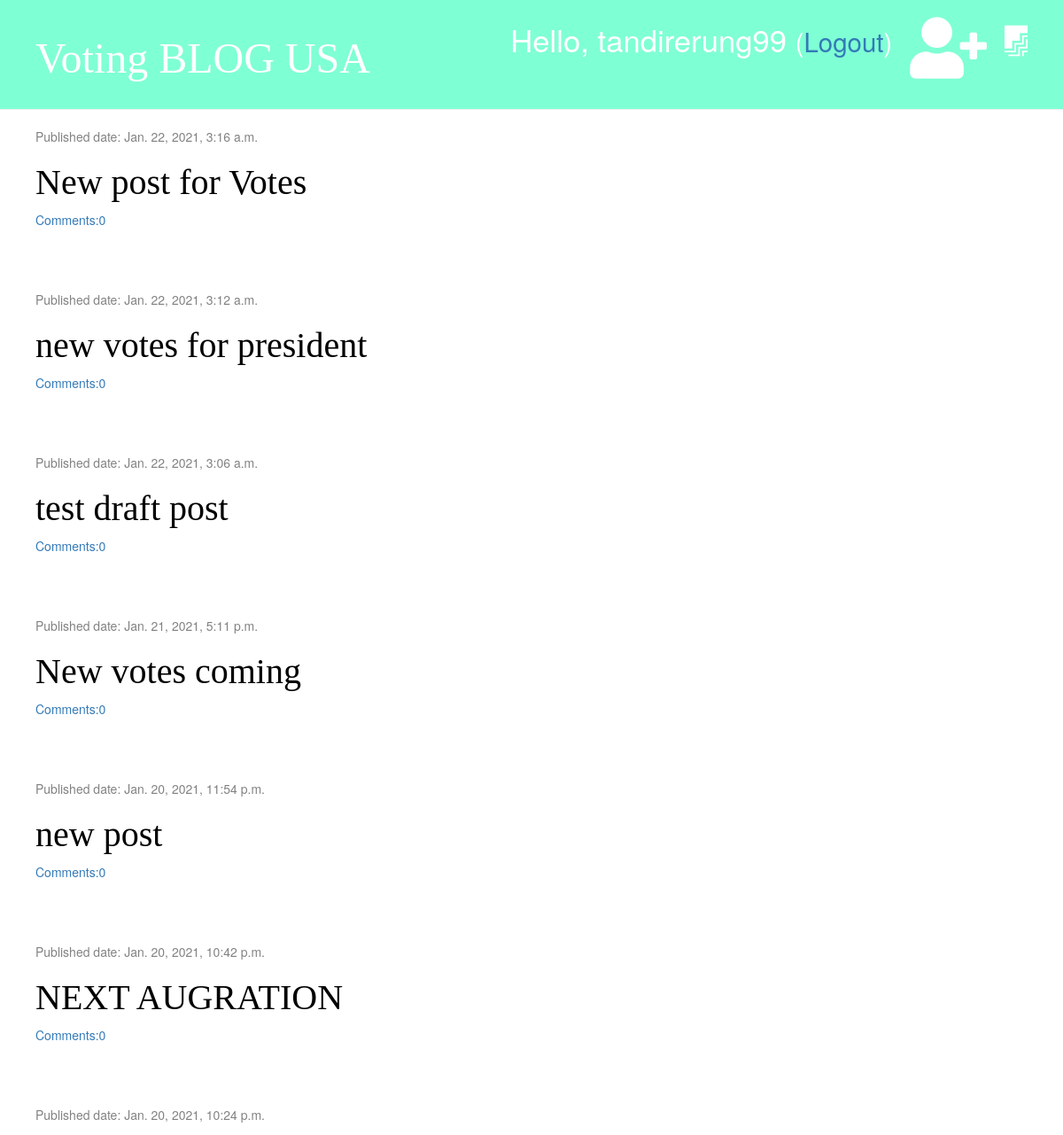
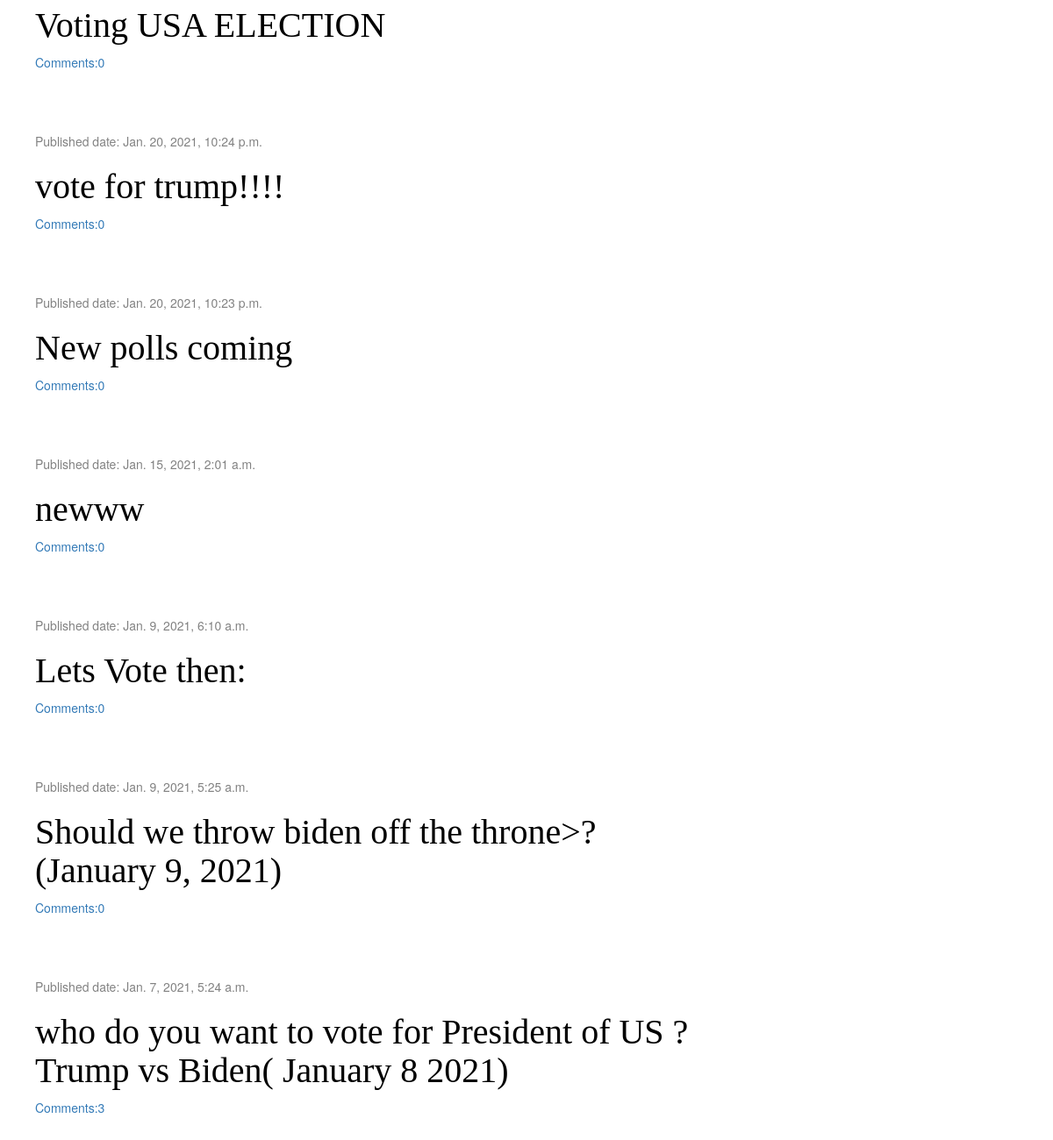
Screenshot of / (signed in) with the database file from the repository (2 pictures, top to bottom).
### blog/models.py (models this page shows, shortened)
class Post(models.Model):
    author = models.ForeignKey('auth.User', on_delete=models.CASCADE)
    title = models.CharField(max_length=288)
    text = models.TextField()
    created_date = models.DateTimeField(default=timezone.now)
    published_date = models.DateTimeField(blank=True, null=True)
    def approved_comments(self):
        return self.comments.filter(approved=True)

### blog/views.py (the view)
# urls.py: path('', views.post_list, name='post_list'),  # it will go here post_list.html
def post_list(request):
    posts = Post.objects.filter(published_date__lte=timezone.now()).order_by('-published_date')
    stuff_for_frontend = {'posts': posts}  # posts is value where to u will store in the html in for loop
    return render(request, 'blog/post_list.html', stuff_for_frontend)

### blog/templatetags/markdownify.py (called while the page is built)
@register.filter
def markdown(value):
    renderer = HighlightRenderer()
    markdown = mistune.Markdown(renderer=renderer)
    return markdown(value)

### blog/templates/blog/post_list.html (shortened to what this page needs)
 {% extends 'blog/Base.html'%}
 {% load markdownify %}
 {% block content%}
        {% for post in posts %}
             <div class="post">
                 <div class="date">
                        <p>Published date: {{post.published_date}}</p>
                 </div>
                <h1><a href="{% url 'post_detail' pk=post.pk %}">{{post.title}}</a></h1>
                 <a href="{%url 'post_detail' pk=post.pk %}">Comments:{{ post.approved_comments.count}}</a>
             </div>
        {% endfor %}
{% endblock  %}

### blog/templates/blog/Base.html (shortened to what this page needs)
{% load static %}
<!DOCTYPE html>
<html lang="en">
<head>
</head>
<body>
     <link rel="stylesheet" href="//maxcdn.bootstrapcdn.com/bootstrap/3.2.0/css/bootstrap.min.css">
     <link rel="stylesheet" href="{% static 'css/blog.css' %}">
     <link rel="stylesheet" href="https://use.fontawesome.com/releases/v5.15.2/css/all.css">
     <link rel="stylesheet" href="https://use.fontawesome.com/releases/v5.15.2/css/v4-shims.css"
>
     <link rel="stylesheet" href="{%static 'css/zenburn.css' %}">
<div class="page-header">
    {% if user.is_authenticated %}
        <a href="{%url 'post_draft_list' %}" class="top-menu"><i class="fab fa-firstdraft" aria-hidden="true"></i></a>
        <a href="{%url 'post_new' %}" class="top-menu"> <i class="fa fa-user-plus fa-2x"  aria-hidden="true" ></i></a>
        <p class="top-menu">Hello, {{ user.username }} <small>(<a href="{%url 'logout' %}">Logout</a>)</small></p>
    <h1><a href="{% url 'post_list' %}">Voting BLOG USA </a></h1>
</div>
<div class="content container">
    <div class="row">
         <div class="col-md-8">
             {% block content %}
             {% endblock %}
         </div>
    </div>
</div>
</body>
</html>

### blog/static/css/blog.css (style rules this page uses)
.page-header { background-color: aquamarine; margin-top: 0; padding: 20px 20px 20px 40px; }
.page-header h1, .page-header h1 a { color: #ffffff; font-size: 36pt; text-decoration: none; }
.content { margin-left: 25px; }
h1,h2,h3,h4 { font-family: 'Tangerine', 'Inconsolate', 'Droid Sans', serif; font-size: 40px; }
.date { color: #828282; }
.post { margin-bottom:70px; }
.post h1 a { color: #000000; }
.top-menu, .top-menu:hover { color: #ffffff; float: right; font-size: 26pt; margin-right: 20px; }

### rows the page displays
Post: published_date "Jan. 22, 2021, 3:16 a.m.", title "New post for Votes", approved_comments.count "0"
Post: published_date "Jan. 22, 2021, 3:12 a.m.", title "new votes for president", approved_comments.count "0"
Post: published_date "Jan. 22, 2021, 3:06 a.m.", title "test draft post", approved_comments.count "0"
Post: published_date "Jan. 21, 2021, 5:11 p.m.", title "New votes coming", approved_comments.count "0"
Post: published_date "Jan. 20, 2021, 11:54 p.m.", title "new post", approved_comments.count "0"
Post: published_date "Jan. 20, 2021, 10:42 p.m.", title "NEXT AUGRATION", approved_comments.count "0"
Post: published_date "Jan. 20, 2021, 10:24 p.m.", title "Voting USA ELECTION", approved_comments.count "0"
Post: published_date "Jan. 20, 2021, 10:24 p.m.", title "vote for trump!!!!", approved_comments.count "0"
Post: published_date "Jan. 20, 2021, 10:23 p.m.", title "New polls coming", approved_comments.count "0"
Post: published_date "Jan. 15, 2021, 2:01 a.m.", title "newww", approved_comments.count "0"
Post: published_date "Jan. 9, 2021, 6:10 a.m.", title "Lets Vote then:", approved_comments.count "0"
Post: published_date "Jan. 9, 2021, 5:25 a.m.", title "Should we throw biden off the throne>? (January 9, 2021)", approved_comments.count "0"
Post: published_date "Jan. 7, 2021, 5:24 a.m.", title "who do you want to vote for President of US ? Trump vs Biden( January 8 2021)", approved_comments.count "3"

### other values shown
{{ user.username }} "tandirerung99"
